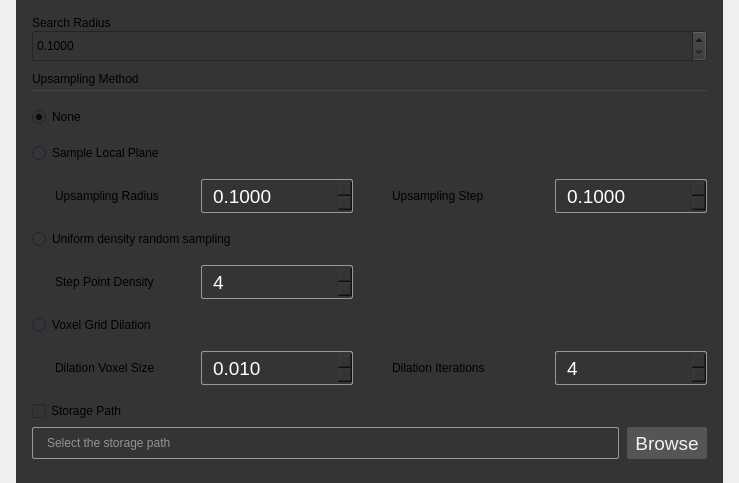
<?xml version="1.0" encoding="UTF-8"?>
<ui version="4.0">
 <class>MLSDialog</class>
 <widget class="QWidget" name="MLSDialog">
  <property name="geometry">
   <rect>
    <x>0</x>
    <y>0</y>
    <width>739</width>
    <height>480</height>
   </rect>
  </property>
  <property name="windowTitle">
   <string>MLS smoothing and reconstruction</string>
  </property>
  <layout class="QVBoxLayout" name="verticalLayout_2">
   <property name="spacing">
    <number>0</number>
   </property>
   <property name="leftMargin">
    <number>16</number>
   </property>
   <property name="topMargin">
    <number>0</number>
   </property>
   <property name="rightMargin">
    <number>16</number>
   </property>
   <property name="bottomMargin">
    <number>0</number>
   </property>
   <item>
    <widget class="QWidget" name="widget" native="true">
     <property name="styleSheet">
      <string notr="true">background-color: rgb(52, 51, 54);</string>
     </property>
     <layout class="QGridLayout" name="gridLayout">
      <property name="leftMargin">
       <number>16</number>
      </property>
      <property name="topMargin">
       <number>16</number>
      </property>
      <property name="rightMargin">
       <number>16</number>
      </property>
      <property name="bottomMargin">
       <number>24</number>
      </property>
      <property name="horizontalSpacing">
       <number>39</number>
      </property>
      <property name="verticalSpacing">
       <number>16</number>
      </property>
      <item row="0" column="0" colspan="4">
       <layout class="QVBoxLayout" name="verticalLayout_7">
        <item>
         <widget class="QLabel" name="search_radius_label">
          <property name="text">
           <string>Search Radius</string>
          </property>
         </widget>
        </item>
        <item>
         <widget class="QDoubleSpinBox" name="search_radius">
          <property name="sizePolicy">
           <sizepolicy hsizetype="Expanding" vsizetype="Fixed">
            <horstretch>0</horstretch>
            <verstretch>0</verstretch>
           </sizepolicy>
          </property>
          <property name="minimumSize">
           <size>
            <width>0</width>
            <height>32</height>
           </size>
          </property>
          <property name="maximumSize">
           <size>
            <width>16777215</width>
            <height>32</height>
           </size>
          </property>
          <property name="decimals">
           <number>4</number>
          </property>
          <property name="minimum">
           <double>0.100000000000000</double>
          </property>
          <property name="maximum">
           <double>2.000000000000000</double>
          </property>
          <property name="singleStep">
           <double>0.005000000000000</double>
          </property>
          <property name="value">
           <double>0.100000000000000</double>
          </property>
         </widget>
        </item>
        <item>
         <layout class="QVBoxLayout" name="verticalLayout_8">
          <property name="spacing">
           <number>0</number>
          </property>
          <property name="topMargin">
           <number>10</number>
          </property>
          <item>
           <layout class="QVBoxLayout" name="verticalLayout_3">
            <property name="spacing">
             <number>4</number>
            </property>
            <item>
             <widget class="QLabel" name="upsampling_method_label">
              <property name="text">
               <string>Upsampling Method</string>
              </property>
             </widget>
            </item>
            <item>
             <widget class="QLabel" name="label">
              <property name="minimumSize">
               <size>
                <width>0</width>
                <height>1</height>
               </size>
              </property>
              <property name="maximumSize">
               <size>
                <width>16777215</width>
                <height>1</height>
               </size>
              </property>
              <property name="styleSheet">
               <string notr="true">background-color: #444444;</string>
              </property>
              <property name="text">
               <string/>
              </property>
             </widget>
            </item>
           </layout>
          </item>
         </layout>
        </item>
       </layout>
      </item>
      <item row="1" column="0" colspan="4">
       <widget class="QRadioButton" name="radioButtonnone">
        <property name="sizePolicy">
         <sizepolicy hsizetype="Expanding" vsizetype="Fixed">
          <horstretch>0</horstretch>
          <verstretch>0</verstretch>
         </sizepolicy>
        </property>
        <property name="text">
         <string>None</string>
        </property>
        <property name="checked">
         <bool>true</bool>
        </property>
       </widget>
      </item>
      <item row="2" column="0" colspan="4">
       <widget class="QRadioButton" name="radioButtonSample">
        <property name="sizePolicy">
         <sizepolicy hsizetype="Expanding" vsizetype="Fixed">
          <horstretch>0</horstretch>
          <verstretch>0</verstretch>
         </sizepolicy>
        </property>
        <property name="text">
         <string>Sample Local Plane</string>
        </property>
       </widget>
      </item>
      <item row="3" column="0">
       <widget class="QLabel" name="upsampling_radius_label">
        <property name="enabled">
         <bool>true</bool>
        </property>
        <property name="styleSheet">
         <string notr="true">padding-left:20px;</string>
        </property>
        <property name="text">
         <string>Upsampling Radius</string>
        </property>
       </widget>
      </item>
      <item row="3" column="1">
       <widget class="QDoubleSpinBox" name="upsampling_radius">
        <property name="enabled">
         <bool>true</bool>
        </property>
        <property name="minimumSize">
         <size>
          <width>152</width>
          <height>34</height>
         </size>
        </property>
        <property name="maximumSize">
         <size>
          <width>152</width>
          <height>34</height>
         </size>
        </property>
        <property name="font">
         <font>
          <pointsize>14</pointsize>
         </font>
        </property>
        <property name="styleSheet">
         <string notr="true">QDoubleSpinBox
{
	color: #ffffff;
	background-color: #343336;
	border:1px solid #989898;
	padding-left:9px;
	border-radius: 2px;
	min-height:32px;
	max-height:32px;
}
QDoubleSpinBox:disabled
{
	color: #999999;
	background-color: #3F3F3F;
}</string>
        </property>
        <property name="decimals">
         <number>4</number>
        </property>
        <property name="minimum">
         <double>0.100000000000000</double>
        </property>
        <property name="maximum">
         <double>2.000000000000000</double>
        </property>
        <property name="singleStep">
         <double>0.005000000000000</double>
        </property>
        <property name="value">
         <double>0.100000000000000</double>
        </property>
       </widget>
      </item>
      <item row="3" column="2">
       <widget class="QLabel" name="upsampling_step_size_label">
        <property name="enabled">
         <bool>true</bool>
        </property>
        <property name="text">
         <string>Upsampling Step</string>
        </property>
       </widget>
      </item>
      <item row="3" column="3">
       <widget class="QDoubleSpinBox" name="upsampling_step_size">
        <property name="enabled">
         <bool>true</bool>
        </property>
        <property name="minimumSize">
         <size>
          <width>152</width>
          <height>34</height>
         </size>
        </property>
        <property name="maximumSize">
         <size>
          <width>152</width>
          <height>34</height>
         </size>
        </property>
        <property name="font">
         <font>
          <pointsize>14</pointsize>
         </font>
        </property>
        <property name="styleSheet">
         <string notr="true">QDoubleSpinBox
{
	color: #ffffff;
	background-color: #343336;
	border:1px solid #989898;
	padding-left:9px;
	border-radius: 2px;
	min-height:32px;
	max-height:32px;
}
QDoubleSpinBox:disabled
{
	color: #999999;
	background-color: #3F3F3F;
}</string>
        </property>
        <property name="decimals">
         <number>4</number>
        </property>
        <property name="minimum">
         <double>0.100000000000000</double>
        </property>
        <property name="maximum">
         <double>2.000000000000000</double>
        </property>
        <property name="singleStep">
         <double>0.050000000000000</double>
        </property>
        <property name="value">
         <double>0.100000000000000</double>
        </property>
       </widget>
      </item>
      <item row="4" column="0" colspan="4">
       <widget class="QRadioButton" name="radioButtonRandom">
        <property name="sizePolicy">
         <sizepolicy hsizetype="Expanding" vsizetype="Fixed">
          <horstretch>0</horstretch>
          <verstretch>0</verstretch>
         </sizepolicy>
        </property>
        <property name="text">
         <string>Uniform density random sampling</string>
        </property>
       </widget>
      </item>
      <item row="5" column="0">
       <widget class="QLabel" name="step_point_density_label">
        <property name="enabled">
         <bool>true</bool>
        </property>
        <property name="styleSheet">
         <string notr="true">padding-left:20px;</string>
        </property>
        <property name="text">
         <string>Step Point Density</string>
        </property>
       </widget>
      </item>
      <item row="5" column="1">
       <widget class="QSpinBox" name="step_point_density">
        <property name="enabled">
         <bool>true</bool>
        </property>
        <property name="minimumSize">
         <size>
          <width>152</width>
          <height>34</height>
         </size>
        </property>
        <property name="maximumSize">
         <size>
          <width>152</width>
          <height>34</height>
         </size>
        </property>
        <property name="font">
         <font>
          <pointsize>14</pointsize>
         </font>
        </property>
        <property name="styleSheet">
         <string notr="true">QSpinBox
{
	color: #ffffff;
	background-color: #343336;
	border:1px solid #989898;
	padding-left:9px;
	border-radius: 2px;
	min-height:32px;
	max-height:32px;
}
QSpinBox:disabled
{
	color: #999999;
	background-color: #3F3F3F;
}</string>
        </property>
        <property name="minimum">
         <number>0</number>
        </property>
        <property name="maximum">
         <number>1000</number>
        </property>
        <property name="value">
         <number>4</number>
        </property>
       </widget>
      </item>
      <item row="6" column="0" colspan="4">
       <widget class="QRadioButton" name="radioButtonVoxel">
        <property name="sizePolicy">
         <sizepolicy hsizetype="Expanding" vsizetype="Fixed">
          <horstretch>0</horstretch>
          <verstretch>0</verstretch>
         </sizepolicy>
        </property>
        <property name="text">
         <string>Voxel Grid Dilation</string>
        </property>
       </widget>
      </item>
      <item row="7" column="0">
       <widget class="QLabel" name="dilation_voxel_grid_label">
        <property name="enabled">
         <bool>true</bool>
        </property>
        <property name="styleSheet">
         <string notr="true">padding-left:20px;</string>
        </property>
        <property name="text">
         <string>Dilation Voxel Size</string>
        </property>
       </widget>
      </item>
      <item row="7" column="1">
       <widget class="QDoubleSpinBox" name="dilation_voxel_size">
        <property name="enabled">
         <bool>true</bool>
        </property>
        <property name="minimumSize">
         <size>
          <width>152</width>
          <height>34</height>
         </size>
        </property>
        <property name="maximumSize">
         <size>
          <width>152</width>
          <height>34</height>
         </size>
        </property>
        <property name="font">
         <font>
          <pointsize>14</pointsize>
         </font>
        </property>
        <property name="styleSheet">
         <string notr="true">QDoubleSpinBox
{
	color: #ffffff;
	background-color: #343336;
	border:1px solid #989898;
	padding-left:9px;
	border-radius: 2px;
	min-height:32px;
	max-height:32px;
}
QDoubleSpinBox:disabled
{
	color: #999999;
	background-color: #3F3F3F;
}</string>
        </property>
        <property name="decimals">
         <number>3</number>
        </property>
        <property name="minimum">
         <double>0.010000000000000</double>
        </property>
        <property name="maximum">
         <double>0.500000000000000</double>
        </property>
        <property name="singleStep">
         <double>0.010000000000000</double>
        </property>
        <property name="value">
         <double>0.010000000000000</double>
        </property>
       </widget>
      </item>
      <item row="7" column="2">
       <widget class="QLabel" name="dilation_iterations_label">
        <property name="enabled">
         <bool>true</bool>
        </property>
        <property name="text">
         <string>Dilation Iterations</string>
        </property>
       </widget>
      </item>
      <item row="7" column="3">
       <widget class="QSpinBox" name="dilation_iterations">
        <property name="enabled">
         <bool>true</bool>
        </property>
        <property name="minimumSize">
         <size>
          <width>152</width>
          <height>34</height>
         </size>
        </property>
        <property name="maximumSize">
         <size>
          <width>152</width>
          <height>34</height>
         </size>
        </property>
        <property name="font">
         <font>
          <pointsize>14</pointsize>
         </font>
        </property>
        <property name="styleSheet">
         <string notr="true">QSpinBox
{
	color: #ffffff;
	background-color: #343336;
	border:1px solid #989898;
	padding-left:9px;
	border-radius: 2px;
	min-height:32px;
	max-height:32px;
}
QSpinBox:disabled
{
	color: #999999;
	background-color: #3F3F3F;
}</string>
        </property>
        <property name="minimum">
         <number>0</number>
        </property>
        <property name="value">
         <number>4</number>
        </property>
       </widget>
      </item>
      <item row="8" column="0" colspan="4">
       <layout class="QVBoxLayout" name="verticalLayout">
        <property name="spacing">
         <number>6</number>
        </property>
        <item>
         <widget class="QCheckBox" name="checkBox">
          <property name="styleSheet">
           <string notr="true"/>
          </property>
          <property name="text">
           <string>Storage Path</string>
          </property>
         </widget>
        </item>
        <item>
         <layout class="QHBoxLayout" name="horizontalLayout_6">
          <property name="spacing">
           <number>8</number>
          </property>
          <item>
           <widget class="QLineEdit" name="lineEdit">
            <property name="minimumSize">
             <size>
              <width>0</width>
              <height>32</height>
             </size>
            </property>
            <property name="maximumSize">
             <size>
              <width>16777215</width>
              <height>32</height>
             </size>
            </property>
            <property name="styleSheet">
             <string notr="true">QLineEdit{padding-left:12px;border-radius: 2px;border: 1px solid #989898;color:#F2F2F2;}
QLineEdit:disabled{color:#838383;border: 1px solid #666666;background-color: #3F3F3F}
</string>
            </property>
            <property name="placeholderText">
             <string>Select the storage path</string>
            </property>
           </widget>
          </item>
          <item>
           <widget class="QPushButton" name="pushButton">
            <property name="minimumSize">
             <size>
              <width>80</width>
              <height>32</height>
             </size>
            </property>
            <property name="font">
             <font>
              <pointsize>14</pointsize>
             </font>
            </property>
            <property name="styleSheet">
             <string notr="true">QPushButton{border: 1px solid #555555;
			border-radius: 2px; 
			background: #555555; 
			color: #F2F2F2; }
QPushButton:hover { background-color: #2B2B2B; }
QPushButton:disabled { color: #838383;background-color:#555555;}</string>
            </property>
            <property name="text">
             <string>Browse</string>
            </property>
           </widget>
          </item>
         </layout>
        </item>
       </layout>
      </item>
     </layout>
    </widget>
   </item>
  </layout>
 </widget>
 <resources/>
 <connections/>
</ui>
